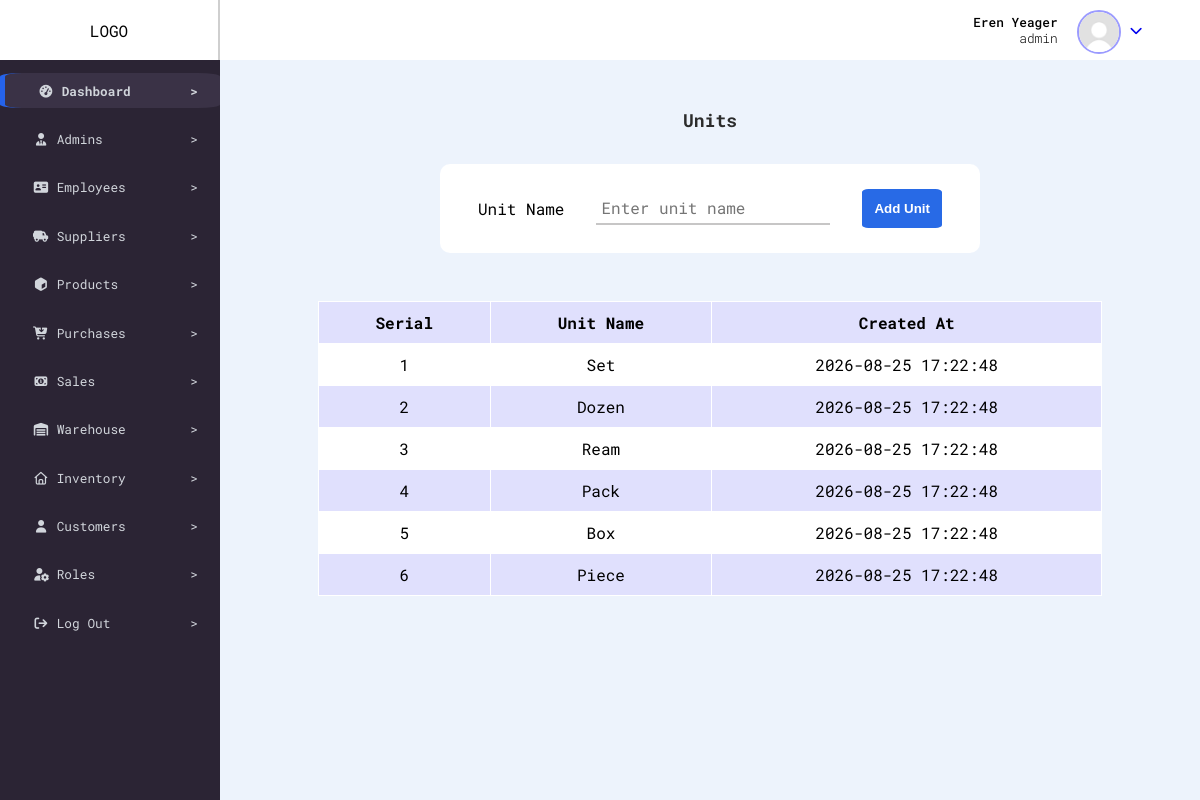
Page /dashboard.php?view=units (signed in) on the committed database.
### tables this page shows
CREATE TABLE `units` (
  `unit_id` int(11) NOT NULL,
  `unit_name` varchar(20) NOT NULL,
  `created_at` timestamp NOT NULL DEFAULT current_timestamp()
);

### config/db.config.php (called while the page is built)
<?php
function dbQuery(string $query){
  $host = 'localhost';
  $port = 3308;
  $dbname = 'sme_inventory';
  $username = 'root';
  $password = '';
  $pdo = new PDO("mysql:host={$host};port={$port};dbname={$dbname}",$username,$password,[
    PDO::ATTR_ERRMODE =>  PDO::ERRMODE_EXCEPTION
    ]);
    $stmt = $pdo->prepare($query);
    $stmt->execute();
    $result = $stmt->fetchAll(PDO::FETCH_ASSOC);
    return $result;
  }
  ?>

### views/units.views.php (the view)
<?php
$units = dbQuery("SELECT * FROM units ORDER BY unit_id DESC");
?>
<div class="unit_container">
  <div class="unit_caption">
    Units
  </div>
  <form action="actions/add_unit.php" method="POST">
    <div>
      <label>Unit Name</label>
      <input class="special_field" type="text" name="unit_name" placeholder="Enter unit name" required>
    </div>
    <button type="submit">
      Add Unit
    </button>
  </form>
  <div class="unit_table">
    <table>
      <tr>
        <th>Serial</th>
        <th>Unit Name</th>
        <th>Created At</th>
      </tr>
      <?php for ($i = 0; $i < count($units); $i++) : ?>
        <tr>
          <td>
            <?= $i + 1 ?>
          </td>
          <td>
            <?= $units[$i]['unit_name'] ?>
          </td>
          <td>
            <?= $units[$i]['created_at'] ?>
          </td>
        </tr>
      <?php endfor; ?>
    </table>
  </div>
</div>

### styles/style.css (style rules this page uses)
body { background-color: #685c79; font-family: "Roboto Mono", monospace; box-sizing: border-box; margin: 0; border: 0; }
tr:nth-child(odd) { background-color: rgb(224, 224, 253); }
.main .unit_container { display: flex; flex-direction: column; align-items: center; width: 100%; height: 100%; }
.main .unit_container .unit_caption { padding-top: 3rem; padding-bottom: 2rem; color: rgb(44, 44, 44); font-weight: bold; font-size: large; }
.main .unit_container form { width: 50%; background-color: white; padding: 25px; display: flex; justify-content: center; align-items: center; gap: 2rem; margin-bottom: 3rem; border-radius: 10px; }
.main .unit_container form div { display: flex; align-items: center; gap: 2rem; }
.main .unit_container form .special_field { outline: none; padding: 5px; font-size: medium; width: 14rem; border: 2px solid rgb(199, 198, 198); border-top: none; border-left: none; border-right: none; font-family: "Roboto Mono", monospace; }
.main .unit_container form button { background-color: #286ae6; color: white; font-weight: bold; padding: 10px; cursor: pointer; border: 2px solid #286ae6; border-radius: 8%; }
.main .unit_container .unit_table { width: 80%; }
.main .unit_container table { width: 100%; border-spacing: 1px; background-color: white; }
.main .unit_container td, .main .unit_container th { text-align: center; padding: 10px 20px; }

### rows in the picture
units: unit_name "Set", created_at "2026-08-25 17:22:48"
units: unit_name "Dozen", created_at "2026-08-25 17:22:48"
units: unit_name "Ream", created_at "2026-08-25 17:22:48"
units: unit_name "Pack", created_at "2026-08-25 17:22:48"
units: unit_name "Box", created_at "2026-08-25 17:22:48"
units: unit_name "Piece", created_at "2026-08-25 17:22:48"

### other values in the picture
$_SESSION['full_name'] "Eren Yeager"
$_SESSION['role_name'] "admin"
$key "Dashboard"
$key "Admins"
$key "Employees"
$key "Suppliers"
$key "Products"
$key "Purchases"
$key "Sales"
$key "Warehouse"
$key "Inventory"
$key "Customers"
$key "Roles"
$key "Log Out"
